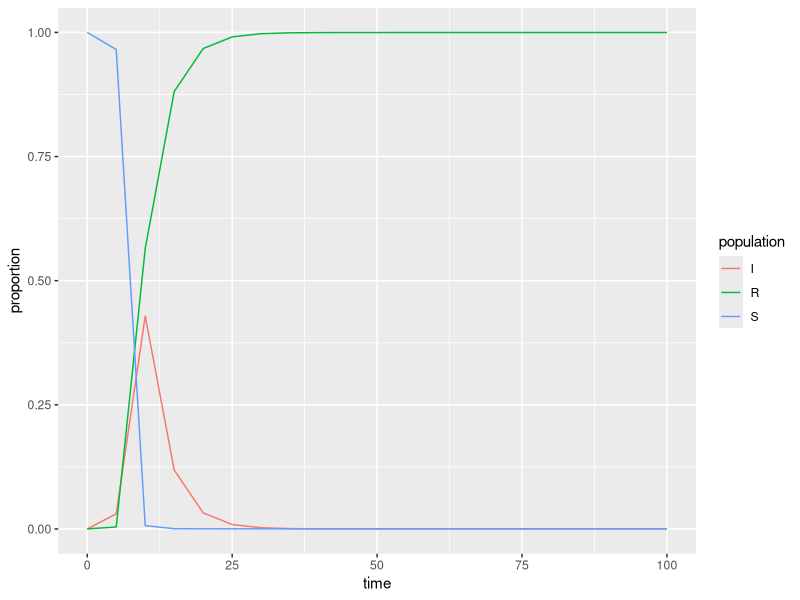

The R source for this figure:
## ---- chunk 1
knitr::opts_chunk$set(echo = TRUE)
library(tidyverse)
library(deSolve)
## ---- chunk 2
### Specify parameters

## Proportion in each compartment: Susceptible 0.999999, Infected 0.000001, Recovered 0 (these are directly from the example linked above)
init <- c(S = 1-1e-6, I = 1e-6, R = 0.0)

## beta: infection parameter; gamma: recovery parameter
parameters <- c(beta = 2.316, gamma = 0.261)

## Time frame
times      <- seq(0, 100, by = 5)
## ---- chunk 3
## Build the function with all 
sir <- function(time, init, parameters) {

  with(as.list(c(init, parameters)), {

    dS <- -beta * S * I
    dI <-  beta * S * I - gamma * I
    dR <-  gamma * I
    
    return(list(c(dS, dI, dR)))
  })
}
## ---- chunk 4
## Solve using `deSolve::ode()`
approximation <- ode(y = init, times = times, func = sir, parms = parameters)
## ---- chunk 5
## Get output into a data frame
approx_df <- as.data.frame(approximation)

## Pivot longer so R will do the work for us: 
approx_long <- approx_df %>% 
  pivot_longer(cols = S:R, names_to = "population", values_to = "proportion")

## ---- chunk 6
ggplot(data = approx_long, aes(x = time, y = proportion)) +
  geom_line(aes(color = population))
